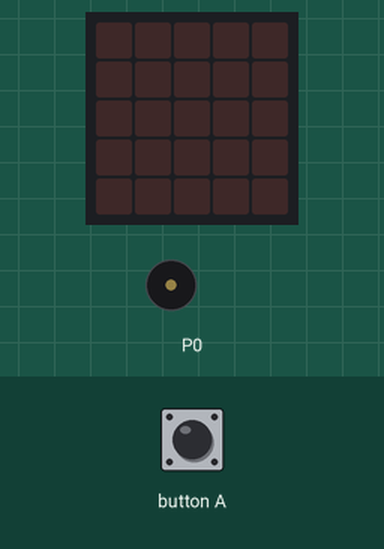
Recording of a program running on a simulated BBC micro:bit (MakeCode). On the bench: the board's 5×5 LED display, buzzer (waves = sounding). The inputs (shaded band) are chosen by the test bench. The 48×5 strip is a reading aid, not a part: it shows the text the display is scrolling, unrolled, one strip-width of it at a time.

Above: at 1.2 s.
1.3 s: button A pressed for 0.15 s
At 2.1 s:
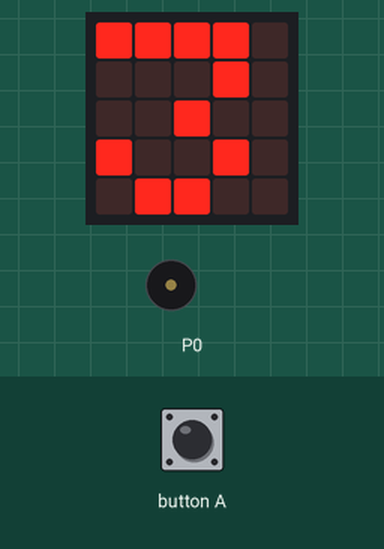
At 4.2 s:
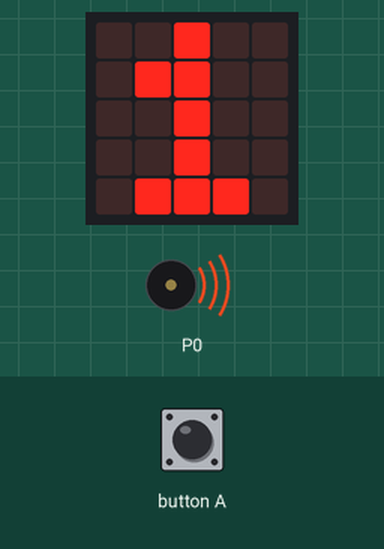
4.3 s: button A pressed for 0.15 s
At 10.7 s:
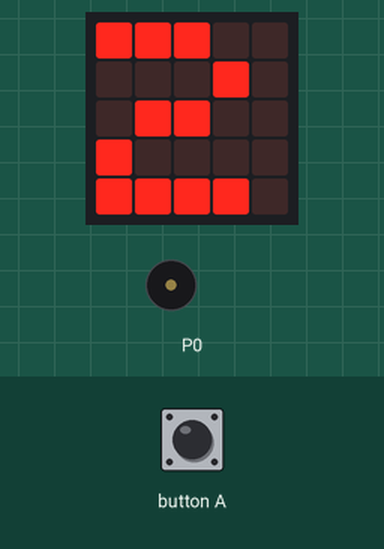
Timing chart, 0 to 13.7 s (numbered marks = the images above; inputs shaded):
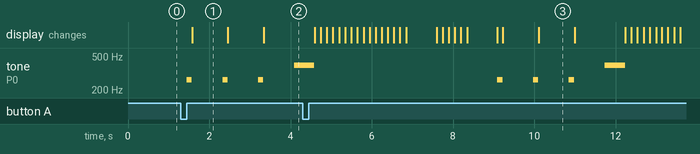

The program:

main.ts
```typescript
input.onButtonPressed(Button.A, function () {
    for (let index = 0; index <= 2; index++) {
        music.playTone(262, music.beat(BeatFraction.Quarter))
        basic.showNumber(3 - index)
    }
    music.playTone(392, music.beat(BeatFraction.Whole))
    basic.showString("GO !")
})
```

test.ts
```typescript
// les tests vont ici ; cela ne sera pas compilé si ce paquet est utilisé en tant qu'extension.
```

Measured:
- after the input at 1.3 s, tone on P0: silent → 262 Hz after 0.15 s, then repeats every 0.88 s: silent 0.76 s, 262 Hz 0.13 s; the display: changes after 0.28 s (image 1)
- after the input at 4.3 s, the display: first differs from a run without the input after 4.9 s (image 3 shows a later state)
- what the display in image 1 shows lasts 0.9 s, from 1.6 s to 2.5 s
